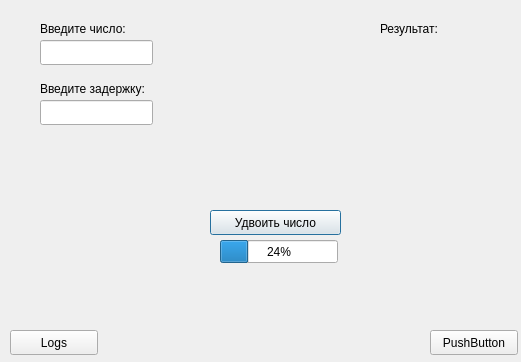
<?xml version="1.0" encoding="UTF-8"?>
<ui version="4.0">
 <class>Dialog</class>
 <widget class="QDialog" name="Dialog">
  <property name="geometry">
   <rect>
    <x>0</x>
    <y>0</y>
    <width>521</width>
    <height>362</height>
   </rect>
  </property>
  <property name="windowTitle">
   <string>Удвоенние числа</string>
  </property>
  <widget class="QPushButton" name="sendRequestPushButton">
   <property name="geometry">
    <rect>
     <x>210</x>
     <y>210</y>
     <width>131</width>
     <height>25</height>
    </rect>
   </property>
   <property name="text">
    <string>Удвоить число</string>
   </property>
  </widget>
  <widget class="QLineEdit" name="inputNumberTextBox">
   <property name="geometry">
    <rect>
     <x>40</x>
     <y>40</y>
     <width>113</width>
     <height>25</height>
    </rect>
   </property>
  </widget>
  <widget class="QLabel" name="label">
   <property name="geometry">
    <rect>
     <x>40</x>
     <y>20</y>
     <width>111</width>
     <height>17</height>
    </rect>
   </property>
   <property name="text">
    <string>Введите число:</string>
   </property>
  </widget>
  <widget class="QLabel" name="label_2">
   <property name="geometry">
    <rect>
     <x>380</x>
     <y>20</y>
     <width>71</width>
     <height>17</height>
    </rect>
   </property>
   <property name="text">
    <string>Результат:</string>
   </property>
  </widget>
  <widget class="QLabel" name="resultLabel">
   <property name="geometry">
    <rect>
     <x>380</x>
     <y>40</y>
     <width>66</width>
     <height>17</height>
    </rect>
   </property>
   <property name="text">
    <string/>
   </property>
  </widget>
  <widget class="QLineEdit" name="inputSleepTimeTextBox">
   <property name="geometry">
    <rect>
     <x>40</x>
     <y>100</y>
     <width>113</width>
     <height>25</height>
    </rect>
   </property>
  </widget>
  <widget class="QLabel" name="label_3">
   <property name="geometry">
    <rect>
     <x>40</x>
     <y>80</y>
     <width>141</width>
     <height>17</height>
    </rect>
   </property>
   <property name="text">
    <string>Введите задержку:</string>
   </property>
  </widget>
  <widget class="QPushButton" name="logsPushButton">
   <property name="geometry">
    <rect>
     <x>10</x>
     <y>330</y>
     <width>88</width>
     <height>25</height>
    </rect>
   </property>
   <property name="text">
    <string>Logs</string>
   </property>
  </widget>
  <widget class="QProgressBar" name="progressBar">
   <property name="geometry">
    <rect>
     <x>220</x>
     <y>240</y>
     <width>118</width>
     <height>23</height>
    </rect>
   </property>
   <property name="value">
    <number>24</number>
   </property>
  </widget>
  <widget class="QPushButton" name="cancelRequestPushButton">
   <property name="geometry">
    <rect>
     <x>430</x>
     <y>330</y>
     <width>88</width>
     <height>25</height>
    </rect>
   </property>
   <property name="text">
    <string>PushButton</string>
   </property>
  </widget>
 </widget>
 <resources/>
 <connections/>
</ui>
